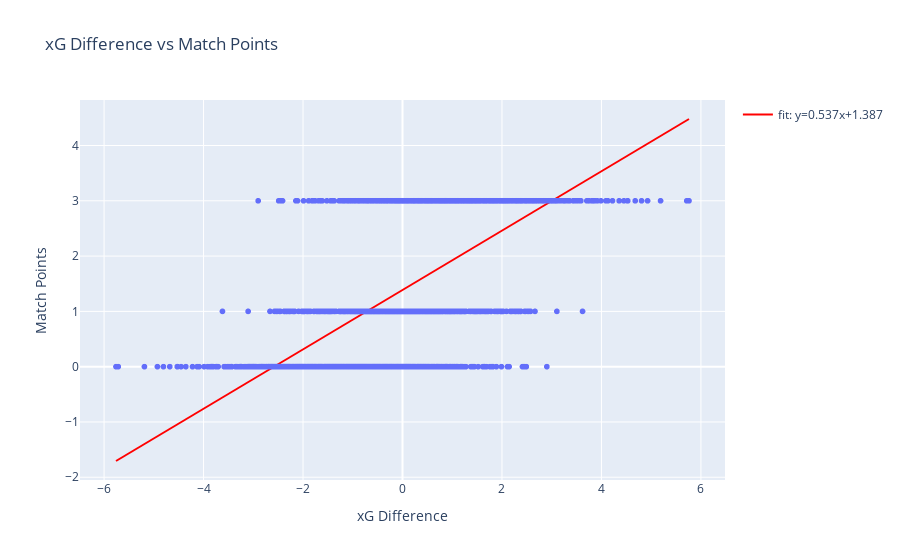
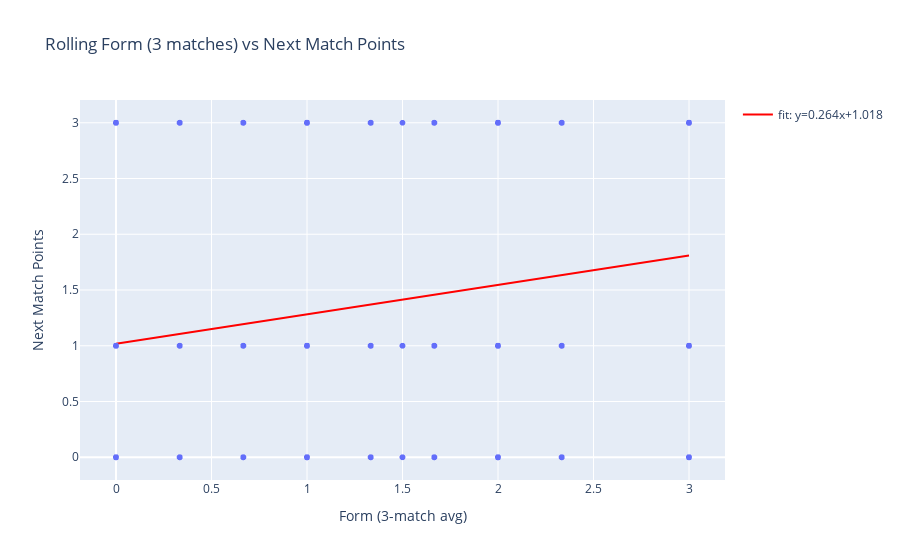
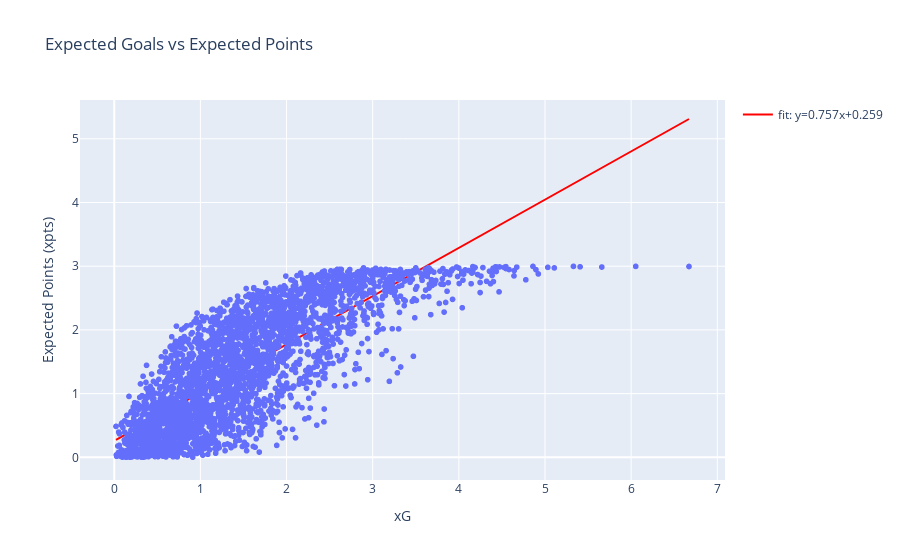

The cell these charts' notebook holds for them, in order:
### Code cell
import pandas as pd
import numpy as np
import plotly.express as px
import plotly.graph_objects as go
from pathlib import Path

data_dir = Path("../data/Cleaned Data")

understat_files = sorted(data_dir.glob("*understat*.csv"))
prem_files = sorted(data_dir.glob("*prem*.csv"))

if not understat_files:
    raise FileNotFoundError("No cleaned UNDERSTAT CSVs found")

df_under = pd.concat((pd.read_csv(f, parse_dates=["date"]) for f in understat_files), ignore_index=True)
df_prem = pd.concat((pd.read_csv(f, parse_dates=["date"]) for f in prem_files), ignore_index=True) if prem_files else pd.DataFrame()

print(f"UNDERSTAT rows: {len(df_under)}, PREM rows: {len(df_prem)}")

def scatter_with_regression(df, xcol, ycol, title, xlabel=None, ylabel=None):
    """Scatter plot with regression line"""
    tmp = df[[xcol, ycol]].dropna().copy()
    tmp[xcol] = pd.to_numeric(tmp[xcol], errors="coerce")
    tmp[ycol] = pd.to_numeric(tmp[ycol], errors="coerce")
    tmp = tmp.dropna()
    if tmp.empty:
        print(f"Skipping {title}: no numeric data")
        return
    x = tmp[xcol].values
    y = tmp[ycol].values
    coeff = np.polyfit(x, y, 1)
    x_sorted = np.linspace(x.min(), x.max(), 200)
    y_fit = np.polyval(coeff, x_sorted)
    
    fig = px.scatter(tmp, x=xcol, y=ycol, title=title, labels={xcol: xlabel or xcol, ycol: ylabel or ycol})
    fig.add_trace(go.Scatter(x=x_sorted, y=y_fit, mode="lines", name=f"fit: y={coeff[0]:.3f}x+{coeff[1]:.3f}", line=dict(color="red")))
    fig.show()

# Graph 1 – xG Difference vs Match Points (scatter + regression line)
if {"xG","xGA","pts"}.issubset(df_under.columns):
    df_under["xG_diff"] = pd.to_numeric(df_under["xG"], errors="coerce") - pd.to_numeric(df_under["xGA"], errors="coerce")
    scatter_with_regression(df_under, "xG_diff", "pts", "xG Difference vs Match Points", "xG Difference", "Match Points")

# Graph 2 – Rolling Form vs Next Match Points (scatter + regression line)
if "club_name" in df_under.columns and "pts" in df_under.columns and "date" in df_under.columns:
    df_under = df_under.sort_values(["club_name","date"])
    df_under["form_3"] = df_under.groupby("club_name")["pts"].transform(lambda x: x.rolling(3, min_periods=1).mean().shift(1))
    scatter_with_regression(df_under, "form_3", "pts", "Rolling Form (3 matches) vs Next Match Points", "Form (3-match avg)", "Next Match Points")

# Graph 3 – xG vs Expected Points (continuous outcome)
if {"xG","xpts"}.issubset(df_under.columns):
    scatter_with_regression(df_under, "xG", "xpts", "Expected Goals vs Expected Points", "xG", "Expected Points (xpts)")

print("✓ Graphs generated successfully!")

### Figure 1 — Plotly figure (JSON) as saved in the notebook; plotly's stock layout.template omitted (floating-point values rounded to 4 significant figures; data arrays with more than 128 entries replaced by an {"elided": "..."} marker saying what was removed)
{"data": [{"hovertemplate": "xG Difference=%{x}<br>Match Points=%{y}<extra></extra>", "legendgroup": "", "marker": {"color": "#636efa", "symbol": "circle"}, "mode": "markers", "name": "", "showlegend": false, "type": "scattergl", "x": {"elided": "3158 float values"}, "xaxis": "x", "y": {"elided": "3158 int values"}, "yaxis": "y"}, {"line": {"color": "red"}, "mode": "lines", "name": "fit: y=0.537x+1.387", "type": "scatter", "x": {"elided": "200 float values"}, "y": {"elided": "200 float values"}}], "layout": {"legend": {"tracegroupgap": 0}, "title": {"text": "xG Difference vs Match Points"}, "xaxis": {"anchor": "y", "domain": [0, 1], "title": {"text": "xG Difference"}}, "yaxis": {"anchor": "x", "domain": [0, 1], "title": {"text": "Match Points"}}}}

### Figure 2 — Plotly figure (JSON) as saved in the notebook; plotly's stock layout.template omitted (floating-point values rounded to 4 significant figures; data arrays with more than 128 entries replaced by an {"elided": "..."} marker saying what was removed)
{"data": [{"hovertemplate": "Form (3-match avg)=%{x}<br>Next Match Points=%{y}<extra></extra>", "legendgroup": "", "marker": {"color": "#636efa", "symbol": "circle"}, "mode": "markers", "name": "", "showlegend": false, "type": "scattergl", "x": {"elided": "3131 float values"}, "xaxis": "x", "y": {"elided": "3131 int values"}, "yaxis": "y"}, {"line": {"color": "red"}, "mode": "lines", "name": "fit: y=0.264x+1.018", "type": "scatter", "x": {"elided": "200 float values"}, "y": {"elided": "200 float values"}}], "layout": {"legend": {"tracegroupgap": 0}, "title": {"text": "Rolling Form (3 matches) vs Next Match Points"}, "xaxis": {"anchor": "y", "domain": [0, 1], "title": {"text": "Form (3-match avg)"}}, "yaxis": {"anchor": "x", "domain": [0, 1], "title": {"text": "Next Match Points"}}}}

### Figure 3 — Plotly figure (JSON) as saved in the notebook; plotly's stock layout.template omitted (floating-point values rounded to 4 significant figures; data arrays with more than 128 entries replaced by an {"elided": "..."} marker saying what was removed)
{"data": [{"hovertemplate": "xG=%{x}<br>Expected Points (xpts)=%{y}<extra></extra>", "legendgroup": "", "marker": {"color": "#636efa", "symbol": "circle"}, "mode": "markers", "name": "", "showlegend": false, "type": "scattergl", "x": {"elided": "3158 float values"}, "xaxis": "x", "y": {"elided": "3158 float values"}, "yaxis": "y"}, {"line": {"color": "red"}, "mode": "lines", "name": "fit: y=0.757x+0.259", "type": "scatter", "x": {"elided": "200 float values"}, "y": {"elided": "200 float values"}}], "layout": {"legend": {"tracegroupgap": 0}, "title": {"text": "Expected Goals vs Expected Points"}, "xaxis": {"anchor": "y", "domain": [0, 1], "title": {"text": "xG"}}, "yaxis": {"anchor": "x", "domain": [0, 1], "title": {"text": "Expected Points (xpts)"}}}}
